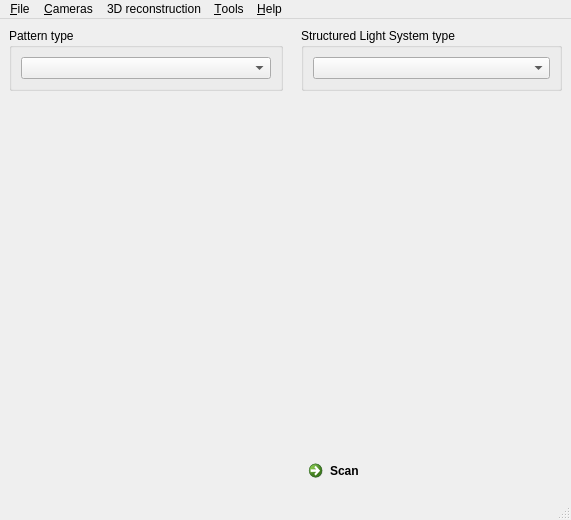
<?xml version="1.0" encoding="UTF-8"?>
<ui version="4.0">
 <class>MainWindow</class>
 <widget class="QMainWindow" name="MainWindow">
  <property name="geometry">
   <rect>
    <x>0</x>
    <y>0</y>
    <width>571</width>
    <height>520</height>
   </rect>
  </property>
  <property name="windowTitle">
   <string>Z3D Scanner</string>
  </property>
  <widget class="QWidget" name="centralwidget">
   <layout class="QGridLayout" name="gridLayout">
    <item row="0" column="0">
     <layout class="QVBoxLayout" name="verticalLayout">
      <item>
       <widget class="QGroupBox" name="groupBox">
        <property name="title">
         <string>Pattern type</string>
        </property>
        <layout class="QGridLayout" name="gridLayout_4">
         <item row="0" column="0">
          <widget class="QComboBox" name="patternTypeComboBox"/>
         </item>
        </layout>
       </widget>
      </item>
      <item>
       <layout class="QVBoxLayout" name="patternProjectionConfigLayout"/>
      </item>
      <item>
       <spacer name="verticalSpacer">
        <property name="orientation">
         <enum>Qt::Vertical</enum>
        </property>
        <property name="sizeHint" stdset="0">
         <size>
          <width>20</width>
          <height>40</height>
         </size>
        </property>
       </spacer>
      </item>
     </layout>
    </item>
    <item row="0" column="1">
     <layout class="QVBoxLayout" name="verticalLayout_2">
      <property name="leftMargin">
       <number>12</number>
      </property>
      <item>
       <widget class="QGroupBox" name="groupBox_2">
        <property name="title">
         <string>Structured Light System type</string>
        </property>
        <layout class="QGridLayout" name="gridLayout_2">
         <item row="0" column="0">
          <widget class="QComboBox" name="structuredLightSystemComboBox"/>
         </item>
        </layout>
       </widget>
      </item>
      <item>
       <layout class="QVBoxLayout" name="structuredLightSystemConfigLayout"/>
      </item>
      <item>
       <spacer name="verticalSpacer_2">
        <property name="orientation">
         <enum>Qt::Vertical</enum>
        </property>
        <property name="sizeHint" stdset="0">
         <size>
          <width>20</width>
          <height>40</height>
         </size>
        </property>
       </spacer>
      </item>
      <item>
       <widget class="QCommandLinkButton" name="startAcquisitionButton">
        <property name="text">
         <string>Scan</string>
        </property>
       </widget>
      </item>
     </layout>
    </item>
   </layout>
  </widget>
  <widget class="QMenuBar" name="menubar">
   <property name="geometry">
    <rect>
     <x>0</x>
     <y>0</y>
     <width>571</width>
     <height>22</height>
    </rect>
   </property>
   <widget class="QMenu" name="menuFile">
    <property name="title">
     <string>&amp;File</string>
    </property>
    <addaction name="actionQuit"/>
   </widget>
   <widget class="QMenu" name="menuCameras">
    <property name="title">
     <string>&amp;Cameras</string>
    </property>
   </widget>
   <widget class="QMenu" name="menuTools">
    <property name="title">
     <string>&amp;Tools</string>
    </property>
    <addaction name="actionCloudViewer"/>
   </widget>
   <widget class="QMenu" name="menuHelp">
    <property name="title">
     <string>&amp;Help</string>
    </property>
    <addaction name="actionAbout"/>
    <addaction name="actionAboutPlugins"/>
   </widget>
   <widget class="QMenu" name="menu3dReconstruction">
    <property name="title">
     <string>3D reconstruction</string>
    </property>
    <addaction name="actionCalibrateSystem"/>
    <addaction name="actionUpdateCalibration"/>
    <addaction name="separator"/>
    <addaction name="actionShowSnapshot3D"/>
   </widget>
   <addaction name="menuFile"/>
   <addaction name="menuCameras"/>
   <addaction name="menu3dReconstruction"/>
   <addaction name="menuTools"/>
   <addaction name="menuHelp"/>
  </widget>
  <widget class="QStatusBar" name="statusbar"/>
  <action name="actionQuit">
   <property name="text">
    <string>&amp;Quit</string>
   </property>
  </action>
  <action name="actionCalibrateSystem">
   <property name="text">
    <string>Calibrate system...</string>
   </property>
  </action>
  <action name="actionAbout">
   <property name="text">
    <string>About Z3D Scanner...</string>
   </property>
  </action>
  <action name="actionCloudViewer">
   <property name="text">
    <string>&amp;Point cloud viewer...</string>
   </property>
  </action>
  <action name="actionUpdateCalibration">
   <property name="text">
    <string>Update calibration</string>
   </property>
  </action>
  <action name="actionShowSnapshot3D">
   <property name="text">
    <string>Show snapshot in 3D...</string>
   </property>
  </action>
  <action name="actionAboutPlugins">
   <property name="text">
    <string>About plugins...</string>
   </property>
  </action>
 </widget>
 <resources/>
 <connections/>
</ui>
